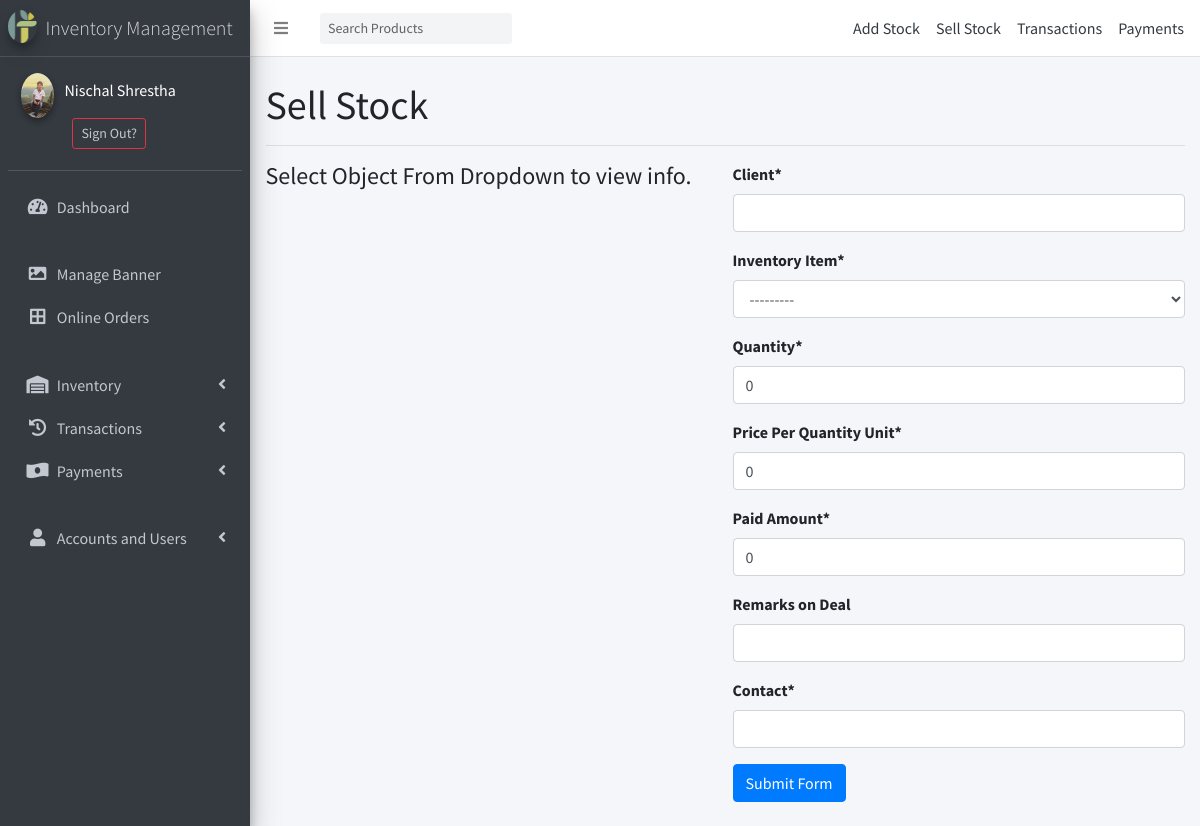
/inventory/sell-stock/ (signed in), run on the app's committed database.
### accounts/models.py (models this page shows)
class User(AbstractBaseUser, PermissionsMixin):
    class Types(models.TextChoices):
        ADMIN = "ADMIN", "Admin"
        STAFF = "STAFF", "Staff"
        CUSTOMER = "CUSTOMER", "Customer"
    base_type = Types.CUSTOMER
    _type = models.CharField(
        _("Type"), max_length=50, choices=Types.choices, default=base_type
    )
    email = models.EmailField(max_length=254, unique=True)
    first_name = models.CharField(max_length=128)
    last_name = models.CharField(max_length=128)
    is_staff = models.BooleanField(default=False)
    is_superuser = models.BooleanField(default=False)
    is_active = models.BooleanField(default=True)
    last_login = models.DateTimeField(null=True, blank=True)
    date_joined = models.DateTimeField(auto_now_add=True)
    USERNAME_FIELD = 'email'
    EMAIL_FIELD = 'email'
    REQUIRED_FIELDS = ['first_name','last_name','_type']
    objects = UserManager()

### Userprofile/models.py (models this page shows, shortened)
class Profile(models.Model):
    user = models.OneToOneField(User, on_delete=models.CASCADE)
    mobile_num_regex = RegexValidator(regex="^[0-9]{9,15}$", message="Entered mobile number isn't in a right format!")
    contact = models.CharField(validators=[mobile_num_regex], max_length=13, blank=True, null=True)
    dp = models.ImageField(default='user.png',upload_to='profile_pics')

### inventory/views.py (the view)
        def wrapper_func(request, *args, **kwargs):
            if request.user.is_authenticated:
                if request.user._type in allowed_types:
                    return view_func(request, *args, **kwargs)
                else:
                    return HttpResponseForbidden()
            else:
                return redirect(reverse('account_login'))

### inventory/forms.py
class CreditTransactionForm(ModelForm):
    class Meta:
        model = CreditTransaction
        fields = '__all__'
        exclude = ['_type']
        labels = {
            'vendor_client':'Client',
            'cost':'Price Per Quantity Unit'
        }
        widgets = {
            'remarks': SummernoteWidget(),
        }
    def __init__(self, *args, **kwargs):
        super(CreditTransactionForm, self).__init__(*args, **kwargs)
        self.fields['item'].queryset = Item.objects.filter(quantity__gt=0)

### inventory/context_processors.py (called while the page is built)
def category(request):
    return {
        'categories': Category.objects.parents(),
        'cart_items': Order.objects.get_or_create(user=request.user, status='NO')[0].items.all().count() if request.user.is_authenticated else None,
        }

### inventory/models.py (called while the page is built)
    def parents(self):
        qs = super(CategoryManager, self).filter(parent = None)
        return qs

    def __str__(self):
        return self.name

### inventory/views.py (called while the page is built, shortened)
def allowed_users(allowed_types=[]):
    def decorator(view_func):
        def wrapper_func(request, *args, **kwargs):
            if request.user.is_authenticated:
                if request.user._type in allowed_types:
                    return view_func(request, *args, **kwargs)
                else:
                    return HttpResponseForbidden()
            else:
                return redirect(reverse('account_login'))
        return wrapper_func
    return decorator

@allowed_users(allowed_types = ['ADMIN', 'STAFF'])
def sell_from_inventory(request):
    context = {'header' : 'Sell Stock'}
    form = CreditTransactionForm(request.POST or None)
    context['title']= "Sell Stock"
    context['form']= form
    return render(request, "inventory/small-form.html", context)

### templates/inventory/small-form.html (shortened to what this page needs)
{% extends 'partial/base.html' %}
{% load static %}
{% load class_name %}
{% load crispy_forms_tags %}
{% block content %}
<h1>{{header}}</h1><hr>
<div class="row">
    <div class="col-sm-12 col-md-8 col-lg-6">
        {% if object %}
            <div class="card">
                <div class="card-header">
                    Transaction ID: {{object.transaction_id}} - {{object.item}} - <strong>{% if object.is_debit %}Stock Bought {% else %} Stock Sold {% endif %}</strong>
                </div>
                <div class="card-body">
                    <h5 class="card-title">Payment For Item: {{object.item}}</h5><br><hr>
                    <h6>Date of Transaction: <span class='text-secondary'>{{object.date}}<span></h6>
                    <h6>Vendor/ Client Name: <span class='text-secondary'>{{object.vendor_client}}<span></h6>
                    <h6>Vendor/ Client Contact: <span class='text-secondary'>{{object.contact}}<span></h6>
                    <h6>Quantity: <span class='badge badge-success'>{{object.quantity}} Units</span></h6>
                    <h6>Total Payable: <span class='text-warning'>Rs. {{object.total_payable}}</span></h6>
                    <h6>Total Paid: <span class='text-success'>Rs. {{object.paid}}</span></h6>
                    <h6>Payment Remaining: <span class='text-danger'>Rs. {{object.remaining_payment}}</span></h6>
                    {% if object.balanced %} <span class="badge badge-success">BALANCED</span> {% endif %}
                    <h6 class="card-text"></h6>
                </div>
            </div><br>
            <div class="card">
                <div class="card-body">
                    <h4>Payments for Transaction</h4><hr>
                    <table class='table table-success'>
                        <thead>
                            <tr>
                                <th>Date</th>
                                <th>Amount Paid</th>
                            </tr>
                        </thead>
                        <tbody>
                    {% for payment in payments %}
                            <tr>
                                <td>{{payment.date}}</td>
                                <td>Rs. {{payment.amount}}</td>
                            </tr>
                    {% endfor %}
                            <tr class=''>
                                <td><strong>Total paid</strong></td>
                                <td><strong>Rs. {{object.paid}}</strong></td>
                            </tr>
                            <tr class=''>
                                <td><strong>Remaining payment</strong></td>
                                <td><strong class='text-danger'>Rs. {{object.remaining_payment}}</strong></td>
                            </tr>
                        </tbody>
                    </table>
                    {% if not object.balanced and object|class_name == 'Transaction'%}
                        <a href="{% url 'inventory:quick-payment' object.id%}" class="btn btn-outline-success">Add Payment</a>
                    {% endif %}
                </div>
            </div>
        {% else %}
        <span class='trans-info'><h4>Select Object From Dropdown to view info.</h4></span>
        {% endif %}
    </div>
    <div class="col-sm-12 col-md-8 col-lg-6">
        <form action="" method="post">
            {{form|crispy}}
            <input type="submit" name="" id="" class='btn btn-primary' value="Submit Form">
        </form><br>
    </div>
</div>
{% endblock content %}

### templates/side_nav.html (shortened to what this page needs)
{% load static %}
<aside class="main-sidebar sidebar-dark-primary elevation-4">
    <a href="/" class="brand-link">
      <img src="{% static '../media/favicon.png' %}" alt="IMS" class="brand-image img-circle elevation-3 ml-0"
           style="opacity: .8">
      <span class="brand-text font-weight-light">Inventory Management</span>
    </a>
    <div class="sidebar">
      <div class="user-panel mt-3 pb-3 mb-3 d-flex">
        {% if user.is_authenticated %}
          <div class="image">
            <img src="{{request.user.profile.dp.url}}" class="img-circle elevation-2" alt="User Image">
          </div>
          <div class="info">
          <a class="text-white mr-2" href="{% url 'profile' %}" id="navbarDropdown" role="button" aria-haspopup="true" aria-expanded="false">
            <p class="d-block">{{request.user.first_name}} {{request.user.last_name}}</p>
          </a>
          <a class="btn btn-sm btn-outline-danger" href="{% url 'account_logout' %}">Sign Out?</a>
        {% else %}
          <a class="btn mr-1 mb-1 btn-sm btn-outline-success text-light" href="{% url 'account_login' %}">Sign In</a>
          {% comment %} <a class="btn btn-sm mb-1 btn-warning text-dark" href="{% url 'account_signup' %}">Signup</a> {% endcomment %}
        {% endif %}
        </div>
      </div>
      <nav class="mt-2">
        <ul class="nav nav-pills nav-sidebar flex-column" data-widget="treeview" role="menu" data-accordion="false">
          <li class="nav-item">
            <a href="{% url 'main:admin-home' %}" class="nav-link">
              <i class="nav-icon fas fa-tachometer-alt active"></i>
              <p>
                Dashboard
              </p>
            </a>
          </li><br>
          <li class="nav-item">
            <a href="{% url 'inventory:carousels-list' %}" class="nav-link">
              <i class="nav-icon fas fa-image active"></i>
              <p>
                Manage Banner
              </p>
            </a>
          </li>
          <li class="nav-item">
            <a href="{% url 'inventory:orders-list' %}" class="nav-link">
              <i class="nav-icon fas fa-border-all active"></i>
              <p>
                Online Orders
              </p>
            </a>
          </li><br>
          {% if user.is_authenticated %}
          <li class="nav-item has-treeview menu-closed">
            <a href="#" class="nav-link">
              <i class="nav-icon fas fa-warehouse"></i>
              <p>
                Inventory
                <i class="right fas fa-angle-left"></i>
              </p>
            </a>
          </li>
          <li class="nav-item has-treeview menu-closed">
            <a href="#" class="nav-link">
              <i class="nav-icon fas fa-history"></i>
              <p>
                Transactions
                <i class="right fas fa-angle-left"></i>
              </p>
            </a>
          </li>
          <li class="nav-item has-treeview menu-closed">
            <a href="#" class="nav-link">
              <i class="nav-icon fas fa-money-bill-wave-alt"></i>
              <p>
                Payments
                <i class="right fas fa-angle-left"></i>
              </p>
            </a>
          </li>
          {% endif %}
          {% if user.is_staff %}
          <br>
          <li class="nav-item has-treeview menu-closed">
            <a href="#" class="nav-link">
              <i class="nav-icon fas fa-user"></i>
              <p>
                Accounts and Users
                <i class="right fas fa-angle-left"></i>
              </p>
            </a>
          </li>
          {% endif %}
        </ul>
      </nav>
    </div>
  </aside>

### data on the page
User: user.profile.dp (picture), user.first_name "Nischal", user.last_name "Shrestha"

### other printed values
{{ header }} "Sell Stock"
